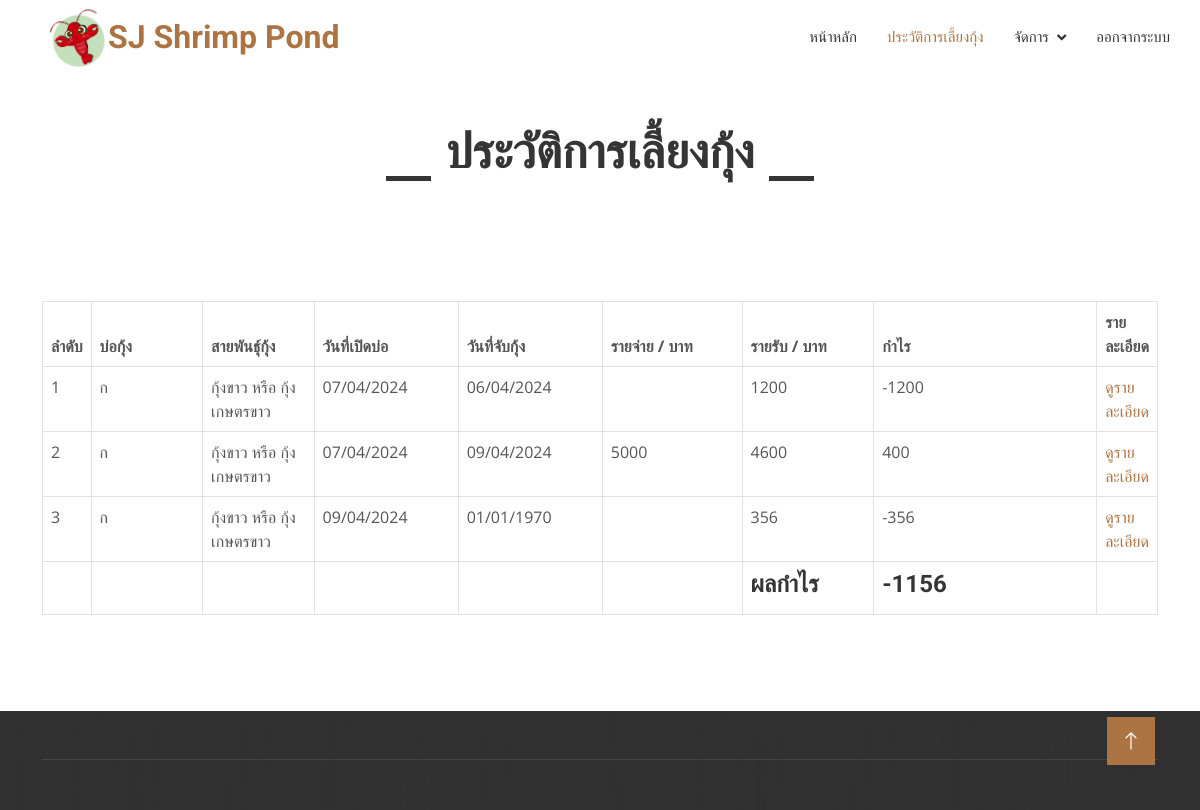
/history.php (signed in), run on the app's committed database.
### tables this page shows
CREATE TABLE `shr_infoshrimp` (
  `ISP_ID` int(11) NOT NULL,
  `PON_ID` int(11) NOT NULL COMMENT 'บ่อ',
  `BRE_ID` int(11) NOT NULL COMMENT 'สายพันธุ์',
  `ISP_START` date DEFAULT NULL COMMENT 'วันที่เปิด',
  `ISP_END` date DEFAULT NULL COMMENT 'วันที่ปิด',
  `ISP_STAMP` timestamp NOT NULL DEFAULT current_timestamp() ON UPDATE current_timestamp(),
  `ISP_STATUS` varchar(3) NOT NULL COMMENT 'สถานะ',
  `ISP_NOTE` text NOT NULL,
  `ISP_ITEM` int(11) NOT NULL,
  `ISP_PRICE` decimal(5,2) NOT NULL COMMENT 'ราคากุ้งต่อตัว',
  `ISP_PRICE_OTH` int(11) NOT NULL DEFAULT 0,
  `ISP_ENDITEMKG` int(11) DEFAULT NULL,
  `ISP_ENDPRICEKG` int(11) DEFAULT NULL
);

CREATE TABLE `shr_pond` (
  `PON_ID` int(11) NOT NULL,
  `PON_NAME` varchar(50) NOT NULL,
  `PON_STAMP` timestamp NOT NULL DEFAULT current_timestamp() ON UPDATE current_timestamp(),
  `PON_STATUS` varchar(2) DEFAULT NULL,
  `PON_DELETE` int(11) DEFAULT NULL
);

CREATE TABLE `shr_breed` (
  `BRE_ID` int(11) NOT NULL,
  `BRE_NAME` varchar(50) NOT NULL,
  `BRE_STATUS` varchar(3) DEFAULT NULL,
  `BRE_STAMP` timestamp NOT NULL DEFAULT current_timestamp() ON UPDATE current_timestamp(),
  `BRE_IMG` varchar(100) NOT NULL
);

### config/connectdb.php (called while the page is built, shortened)
<?php
class Database
{
    private static $link = null;
    private static function getLink()
    {
        if (self::$link) {
            return self::$link;
        }
        self::$link = new PDO("mysql:host=" . DB_HOST . ";dbname=" . DB_NAME . ";charset=utf8", DB_USERNAME, DB_PASSWORD);
        self::$link->setAttribute(PDO::ATTR_ERRMODE, PDO::ERRMODE_EXCEPTION);
        return self::$link;
    }
    public static function __callStatic($name, $args)
    {
        $callback = array(self::getLink(), $name);
        return call_user_func_array($callback, $args);
    }
    public static function squery($sql, $opt = PDO::FETCH_OBJ, $all = null)
    {
        if ($all == true) {
            return self::query($sql, $opt)->fetchAll($opt);
        } else if ($all == false) {
            return self::query($sql, $opt)->fetch($opt);
        } else {
            return self::query($sql, $opt);
        }
    }
}
?>

### history.php (the view, shortened to what this page needs)
<!DOCTYPE html>
<html lang="en">
<head>
    <?php include ("inc/head.php") ?>
</head>
<body>
    <?php include ("inc/header.php") ?>
    <div class="container-xxl py-5">
        <div class="container">
            <div class="section-title text-center">
                <h1 class="display-5 mb-0">ประวัติการเลี้ยงกุ้ง</h1>
            </div>
        </div>
    </div>
    <div class="container-xxl py-5">
        <div class="container">
            <div class="row g-4">
                <div class="col-sm-12">
                    <table id="mainMList" class=" table table-bordered" style="width: 100%; ">
                        <thead>
                            <tr>
                                <th style="width: 1%;">ลำดับ</th>
                                <th style="width: 10%;">บ่อกุ้ง</th>
                                <th style="width: 10%;">สายพันธุ์กุ้ง</th>
                                <th>วันที่เปิดบ่อ</th>
                                <th>วันที่จับกุ้ง</th>
                                <th>รายจ่าย / บาท</th>
                                <th>รายรับ / บาท</th>
                                <th style="width: 20%;">กำไร</th>
                                <th style="width: 5%;">รายละเอียด</th>
                            </tr>
                        </thead>
                        <tbody>
                            <?php $Sum = 0; ?>
                            <?php foreach (Database::query("SELECT * FROM `shr_infoshrimp`
                                                    INNER JOIN shr_pond ON shr_infoshrimp.PON_ID = shr_pond.PON_ID
                                                    INNER JOIN shr_breed ON shr_infoshrimp.BRE_ID = shr_breed.BRE_ID ;
                                                    ", PDO::FETCH_OBJ) as $key => $item): ?>
                                <?php
                                $SumIn = Database::squery("SELECT SUM(ML_AMOUNT) as ML_AMOUNT FROM `shr_moneylist`
                                    WHERE shr_moneylist.ISP_ID = '$item->ISP_ID' AND ML_TYPE = '1'  ORDER BY shr_moneylist.ML_STAMP DESC ", PDO::FETCH_OBJ, false)->ML_AMOUNT;
                                $SumOut = Database::squery("SELECT SUM(ML_AMOUNT) as ML_AMOUNT FROM `shr_moneylist`
                                    WHERE shr_moneylist.ISP_ID = '$item->ISP_ID' AND ML_TYPE = '0'  ORDER BY shr_moneylist.ML_STAMP DESC ", PDO::FETCH_OBJ, false)->ML_AMOUNT;
                                ?>
                                <tr>
                                    <td>
                                        <?php echo $key + 1; ?>
                                    </td>
                                    <td>
                                        <?php echo $item->PON_NAME; ?>
                                    </td>
                                    <td>
                                        <?php echo $item->BRE_NAME ?>
                                    </td>
                                    <td>
                                        <?php echo date("d/m/Y", strtotime($item->ISP_START)) ?>
                                    </td>
                                    <td>
                                        <?php echo date("d/m/Y", strtotime($item->ISP_END)) ?>
                                    </td>
                                    <td>
                                        <?php echo $SumIn; ?>
                                    </td>
                                    <td>
                                        <?php echo $SumOut; ?>
                                    </td>
                                    <td>
                                        <?php $Sum += (int) $SumIn - (int) $SumOut; ?>
                                        <?php echo (int) $SumIn - (int) $SumOut; ?>
                                    </td>
                                    <td>
                                        <a href="./infoshrimp.php?ISP_ID=<?php echo $item->ISP_ID ?>">ดูรายละเอียด</a>
                                    </td>
                                </tr>
                            <?php endforeach; ?>
                            <tr>
                                <td></td>
                                <td></td>
                                <td></td>
                                <td></td>
                                <td></td>
                                <td></td>
                                <td>
                                    <h4>ผลกำไร</h4>
                                </td>
                                <td>
                                    <h4>
                                        <?php echo $Sum; ?>
                                    </h4>
                                </td>
                                <td></td>
                            </tr>
                        </tbody>
                    </table>
                </div>
            </div>
        </div>
    </div>
    <?php include ("inc/footer.php") ?>
</body>
</html>

### css/style.css (style rules this page uses)
:root { --primary: #AB7442; --light: #F5F5F5; --dark: #353535; }
.section-title h1 { position: relative; display: inline-block; padding: 0 60px; }
.section-title h1::before, .section-title h1::after { position: absolute; content: ""; width: 45px; height: 5px; bottom: 0; background: var(--dark); }
.section-title h1::before { left: 0; }
.section-title h1::after { right: 0; }

### data on the page
shr_infoshrimp: PON_ID.PON_NAME "ก", BRE_ID.BRE_NAME "กุ้งขาว หรือ กุ้งเกษตรขาว", ISP_START "07/04/2024", ISP_END "06/04/2024", SumOut "1200", SumOut "-1200"
shr_infoshrimp: PON_ID.PON_NAME "ก", BRE_ID.BRE_NAME "กุ้งขาว หรือ กุ้งเกษตรขาว", ISP_START "07/04/2024", ISP_END "09/04/2024", SumIn "5000", SumOut "4600", SumOut "400"
shr_infoshrimp: PON_ID.PON_NAME "ก", BRE_ID.BRE_NAME "กุ้งขาว หรือ กุ้งเกษตรขาว", ISP_START "09/04/2024", ISP_END "01/01/1970", SumOut "356", SumOut "-356"

### other printed values
$Sum "-1156"
